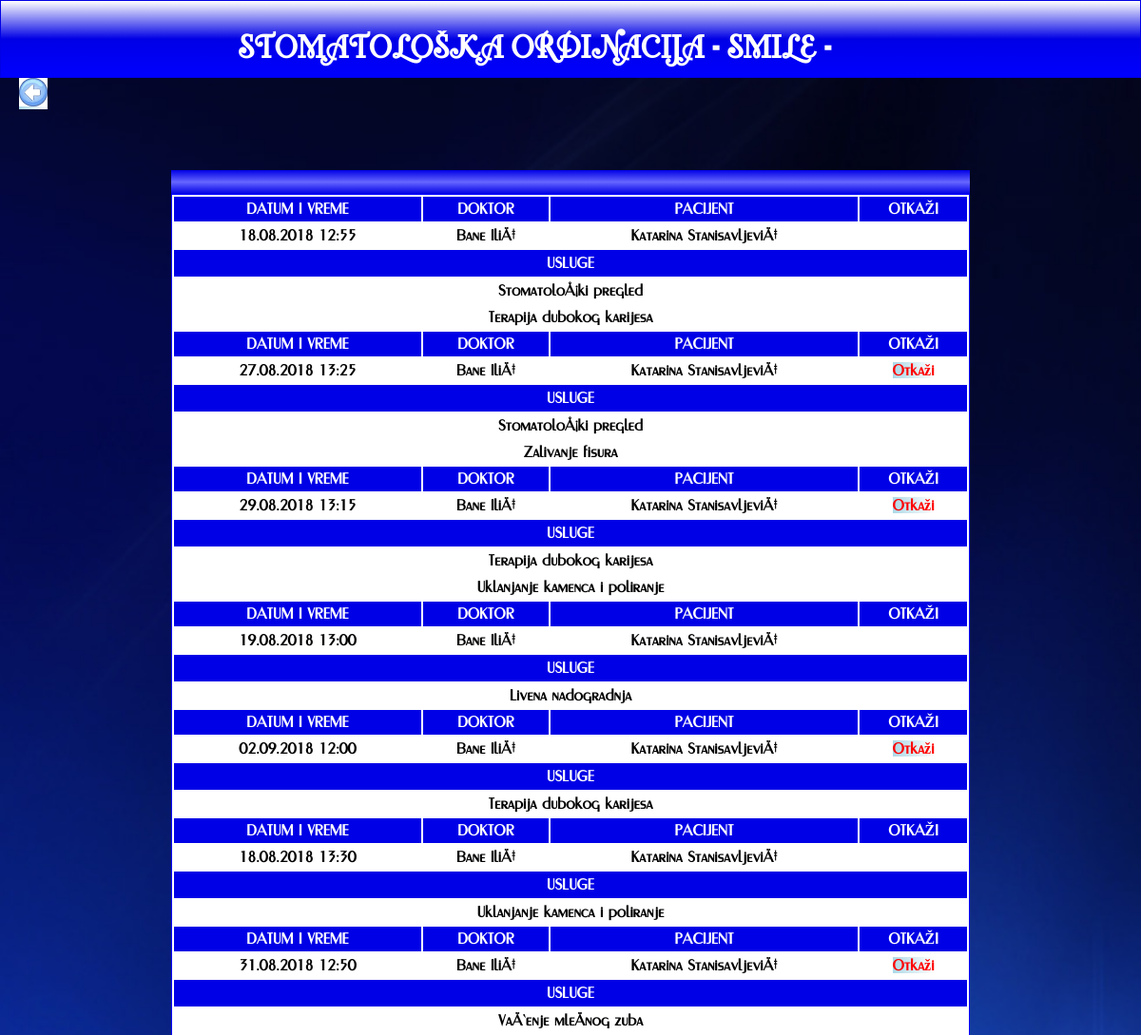
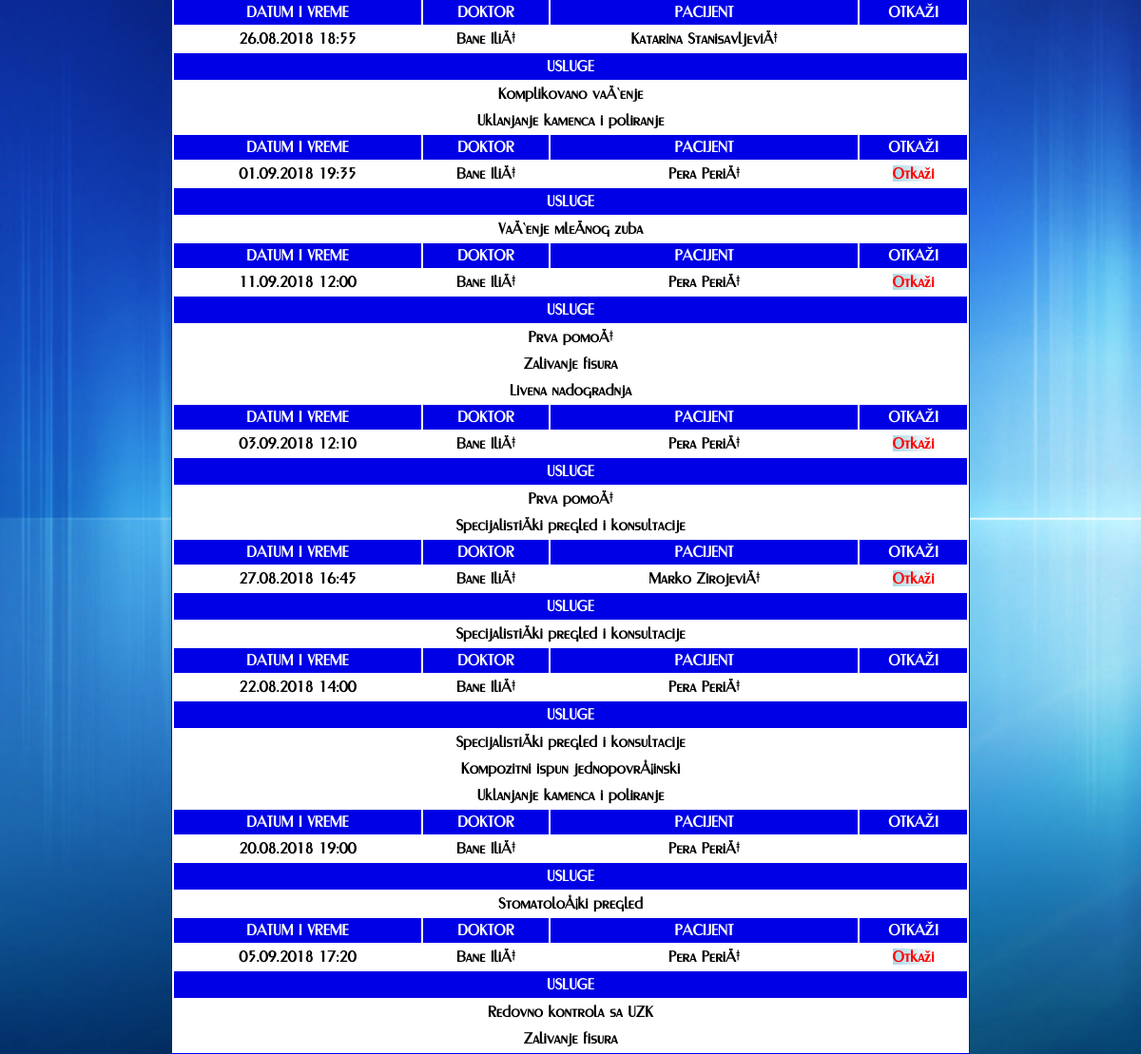
Page /zubarska_ordinacija/prometni/zakazivanje/pregled.php (signed in) on the committed database (2 pictures, top to bottom).
### tables this page shows
CREATE TABLE `zakazivanje_usluge` (
  `id_zakazivanje` int(10) UNSIGNED NOT NULL,
  `id_usluga` int(10) UNSIGNED NOT NULL
);

CREATE TABLE `zakazivanje` (
  `id` int(10) UNSIGNED NOT NULL,
  `id_korisnik` int(10) UNSIGNED NOT NULL,
  `vreme_start` datetime NOT NULL,
  `vreme_kraj` datetime NOT NULL,
  `doktor` varchar(40) NOT NULL
);

CREATE TABLE `korisnik` (
  `id` int(10) UNSIGNED NOT NULL,
  `ime_prezime` varchar(40) NOT NULL,
  `id_adresa` int(10) UNSIGNED NOT NULL,
  `br_tel` varchar(15) NOT NULL,
  `username` varchar(40) NOT NULL,
  `password` varchar(255) NOT NULL,
  `id_vrsta_kor` int(10) UNSIGNED NOT NULL
);

CREATE TABLE `usluga` (
  `id` int(10) UNSIGNED NOT NULL,
  `naziv` varchar(50) NOT NULL,
  `cena` int(11) NOT NULL COMMENT 'cena usluge',
  `vreme` int(11) NOT NULL COMMENT 'vreme trajanja usluge u minutima',
  `id_vrsta_usluge` int(10) UNSIGNED NOT NULL
);

### zubarska_ordinacija/prometni/zakazivanje/pregled.php (the view, shortened to what this page needs)
<?php
include_once "../../inc/header.php";
require '../../inc/konekcija.php';
?>
		<a href="../../pocetna.php" class="nazad"><img src="../../img/back.jpg" width=30 height=30></a>
	</header>
		<main>
		<div class="filter">
		</div>
			<table class="zakazivanje" align="center">
	<?php
			$sqlUslovi = "1=1";
			$sqlQuery = "SELECT P.*,Z.*, U.naziv as usluga, U.cena as cena, Z.id as idPregled, K.ime_prezime as ime, K.id_vrsta_kor
						FROM zakazivanje_usluge P
						LEFT JOIN zakazivanje Z ON P.id_zakazivanje=Z.id
						LEFT JOIN usluga U ON P.id_usluga=U.id
						LEFT JOIN korisnik K ON Z.id_korisnik=K.id
						LEFT JOIN vrsta_korisnika V ON K.id_vrsta_kor=V.id
						WHERE $sqlUslovi";
			$res = mysqli_query($conn, $sqlQuery);
			$pomocna = 0;
			while($row = mysqli_fetch_assoc($res)){
					$doktor = "";
				$sqlQuery = "SELECT K.*,K.id_vrsta_kor, V.naziv as vrsta
				FROM korisnik K
				LEFT JOIN vrsta_korisnika V ON K.id_vrsta_kor=V.id
				WHERE K.id_vrsta_kor = 2";
				$resDr = mysqli_query($conn, $sqlQuery);
				while($rowDr = mysqli_fetch_assoc($resDr)){
					if($row['doktor'] == $rowDr['id'])
					$doktor .= $rowDr['ime_prezime'];
				}
			if($pomocna != $row['id_zakazivanje']){
	?>
				<tr class="vrsta" >
					<td>DATUM I VREME</td>
					<td>DOKTOR</td>
	<?php
			if($_SESSION['vrsta_korisnika'] == ADMIN){
	?>
					<td>PACIJENT</td>
	<?php
			}
	?>
					<td >OTKAŽI</td>
				</tr>
				<tr align="center">
					<td><?=date('d.m.Y H:i',strtotime($row['vreme_start']))?></td>
					<td><?=$doktor?></td>
	<?php
			if($_SESSION['vrsta_korisnika'] == ADMIN){
	?>
					<td><?=$row['ime']?></td>
	<?php
			}
	?>
	<?php
			if(strtotime(date('Y-m-d H:i')) < strtotime($row['vreme_start'])){
	?>
					<td><a href="azuriranje.php?akcija=b&id=<?=$row['idPregled']?>" onClick="return potvrdiAkciju('Da li želite da otkažete zakazani pregled?');">Otkaži</a></td>
	<?php
			}
	?>
				</tr>
				<tr>
					<td class="vrsta" colspan="4">USLUGE</td>
				</tr>
	<?php
			}
	?>
				<tr>
					<td align="center" colspan="4" ><?=$row['usluga']?></td>
				</tr>
	<?php
				$pomocna = $row['id_zakazivanje'];
			}
	?>
				</table>
			</main>
		</body>
		</html>

### zubarska_ordinacija/css/style.css (style rules this page uses)
body { font-family: FirstFont; font-size: 16px; line-height: 1.5; padding: 0; margin: 0; background-image: url(../img/background.jpg); background-size:cover; min-height:500px; }
a:link, a:visited { background: linear-gradient(to left,white ,lightblue ); color: red; font-weight:bold; text-decoration:none; }
.filter, .filterZ { height:25px; background: linear-gradient(to top,#0000e6, #6666ff, #0000e6 ); text-align:left; margin:auto; width:70%; font-weight:bold; margin-top:60px; color:white; }
.nazad { margin-left:20px; }
th,tr { background: white; }
.zakazivanje,.izvestaj { border:1px solid blue; margin:auto; background: white; width:70%; font-weight:bold; }
.vrsta { border:1px solid #0000e6; height:10px; background: #0000e6 ; text-align:center; color:white; }

### rows in the picture
zakazivanje_usluge: shows "PACIJENT", id_zakazivanje.vreme_start "18.08.2018 12:55", doktor "Bane IliÄ‡", korisnik.ime_prezime "Katarina StanisavljeviÄ‡", id_usluga.naziv "StomatoloÅ¡ki pregled"
zakazivanje_usluge: id_usluga.naziv "Terapija dubokog karijesa"
zakazivanje_usluge: shows "PACIJENT", id_zakazivanje.vreme_start "27.08.2018 13:25", doktor "Bane IliÄ‡", korisnik.ime_prezime "Katarina StanisavljeviÄ‡", id_usluga.naziv "StomatoloÅ¡ki pregled"
zakazivanje_usluge: id_usluga.naziv "Zalivanje fisura"
zakazivanje_usluge: shows "PACIJENT", id_zakazivanje.vreme_start "29.08.2018 13:15", doktor "Bane IliÄ‡", korisnik.ime_prezime "Katarina StanisavljeviÄ‡", id_usluga.naziv "Terapija dubokog karijesa"
zakazivanje_usluge: id_usluga.naziv "Uklanjanje kamenca i poliranje"
zakazivanje_usluge: shows "PACIJENT", id_zakazivanje.vreme_start "19.08.2018 13:00", doktor "Bane IliÄ‡", korisnik.ime_prezime "Katarina StanisavljeviÄ‡", id_usluga.naziv "Livena nadogradnja"
zakazivanje_usluge: shows "PACIJENT", id_zakazivanje.vreme_start "02.09.2018 12:00", doktor "Bane IliÄ‡", korisnik.ime_prezime "Katarina StanisavljeviÄ‡", id_usluga.naziv "Terapija dubokog karijesa"
zakazivanje_usluge: shows "PACIJENT", id_zakazivanje.vreme_start "18.08.2018 13:30", doktor "Bane IliÄ‡", korisnik.ime_prezime "Katarina StanisavljeviÄ‡", id_usluga.naziv "Uklanjanje kamenca i poliranje"
zakazivanje_usluge: shows "PACIJENT", id_zakazivanje.vreme_start "31.08.2018 12:50", doktor "Bane IliÄ‡", korisnik.ime_prezime "Katarina StanisavljeviÄ‡", id_usluga.naziv "VaÄ‘enje mleÄnog zuba"
zakazivanje_usluge: shows "PACIJENT", id_zakazivanje.vreme_start "26.08.2018 18:55", doktor "Bane IliÄ‡", korisnik.ime_prezime "Katarina StanisavljeviÄ‡", id_usluga.naziv "Komplikovano vaÄ‘enje"
zakazivanje_usluge: id_usluga.naziv "Uklanjanje kamenca i poliranje"
zakazivanje_usluge: shows "PACIJENT", id_zakazivanje.vreme_start "01.09.2018 19:35", doktor "Bane IliÄ‡", korisnik.ime_prezime "Pera PeriÄ‡", id_usluga.naziv "VaÄ‘enje mleÄnog zuba"
zakazivanje_usluge: shows "PACIJENT", id_zakazivanje.vreme_start "11.09.2018 12:00", doktor "Bane IliÄ‡", korisnik.ime_prezime "Pera PeriÄ‡", id_usluga.naziv "Prva pomoÄ‡"
zakazivanje_usluge: id_usluga.naziv "Zalivanje fisura"
zakazivanje_usluge: id_usluga.naziv "Livena nadogradnja"
zakazivanje_usluge: shows "PACIJENT", id_zakazivanje.vreme_start "03.09.2018 12:10", doktor "Bane IliÄ‡", korisnik.ime_prezime "Pera PeriÄ‡", id_usluga.naziv "Prva pomoÄ‡"
zakazivanje_usluge: id_usluga.naziv "SpecijalistiÄki pregled i konsultacije"
zakazivanje_usluge: shows "PACIJENT", id_zakazivanje.vreme_start "27.08.2018 16:45", doktor "Bane IliÄ‡", korisnik.ime_prezime "Marko ZirojeviÄ‡", id_usluga.naziv "SpecijalistiÄki pregled i konsultacije"
zakazivanje_usluge: shows "PACIJENT", id_zakazivanje.vreme_start "22.08.2018 14:00", doktor "Bane IliÄ‡", korisnik.ime_prezime "Pera PeriÄ‡", id_usluga.naziv "SpecijalistiÄki pregled i konsultacije"
zakazivanje_usluge: id_usluga.naziv "Kompozitni ispun jednopovrÅ¡inski"
zakazivanje_usluge: id_usluga.naziv "Uklanjanje kamenca i poliranje"
zakazivanje_usluge: shows "PACIJENT", id_zakazivanje.vreme_start "20.08.2018 19:00", doktor "Bane IliÄ‡", korisnik.ime_prezime "Pera PeriÄ‡", id_usluga.naziv "StomatoloÅ¡ki pregled"
zakazivanje_usluge: shows "PACIJENT", id_zakazivanje.vreme_start "05.09.2018 17:20", doktor "Bane IliÄ‡", korisnik.ime_prezime "Pera PeriÄ‡", id_usluga.naziv "Redovno kontrola sa UZK"
zakazivanje_usluge: id_usluga.naziv "Zalivanje fisura"
